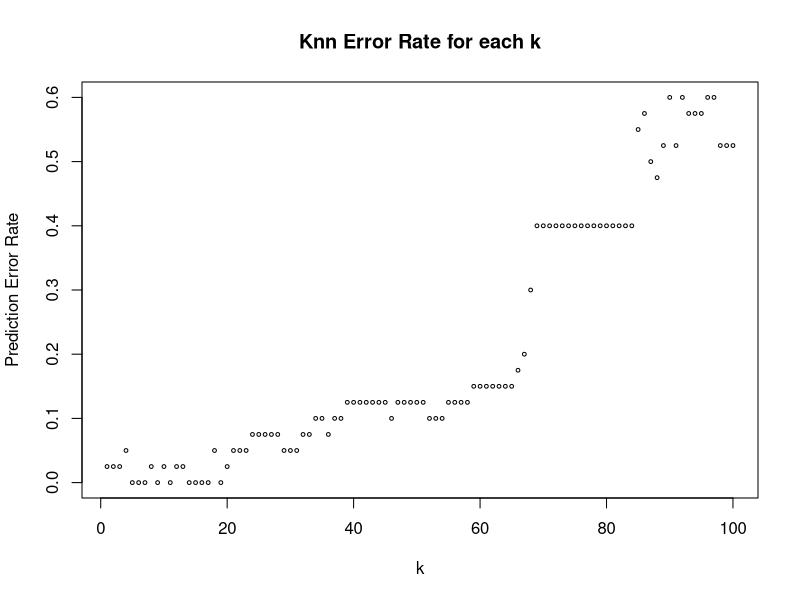

Generate this figure with R:
#Final project
#Write a loop for R that would output the classification error rate for different widths of the lag window
#when using k-nearest neighbors
library(class)

#Using Iris data, we must randomly select the data.
set.seed(1234) #This sets our random number generator so we may test repeatedly
ind <- sample(2, nrow(iris), replace=TRUE, prob=c(0.67, 0.33)) #we use this to randomize our iris data
#Our training data should be 2/3 of our data, thus probability ind==1 is 67%

iris.training <- iris[ind==1, 1:4] 
iris.test <- iris[ind==2, 1:4] 
iris.trainlabels <- iris[ind==1, 5] 
iris.testlabels <- iris[ind==2, 5]

#The below function is going to calculate the prediction error rate for our knn function for k up to m
knnForecast <- function(TrialX, TrialY, TestX, TestY, m) 
{
        errorRate <- vector(length = m) #placeholder vector for error rate of each knn 

        for(i in 1:m) {
                prediction <- knn(TrialX, TestX, TrialY, k=i)
                errorRate[i] <- 1 - mean(prediction==TestY)  #error rate, not prediction rate
        }
        return(errorRate)
}
errors <- knnForecast(TrialX = iris.training, TrialY = iris.trainlabels, TestX = iris.test, TestY = iris.testlabels, m = 100)
plot(errors, main = "Knn Error Rate for each k", xlab = "k", ylab = "Prediction Error Rate", pch = 1, cex = .5)

#here we test the above function
test.prediction <- knn(iris.training, iris.test, iris.trainlabels, 5)
table(test.prediction, iris.testlabels)
mean(test.prediction == iris.testlabels)